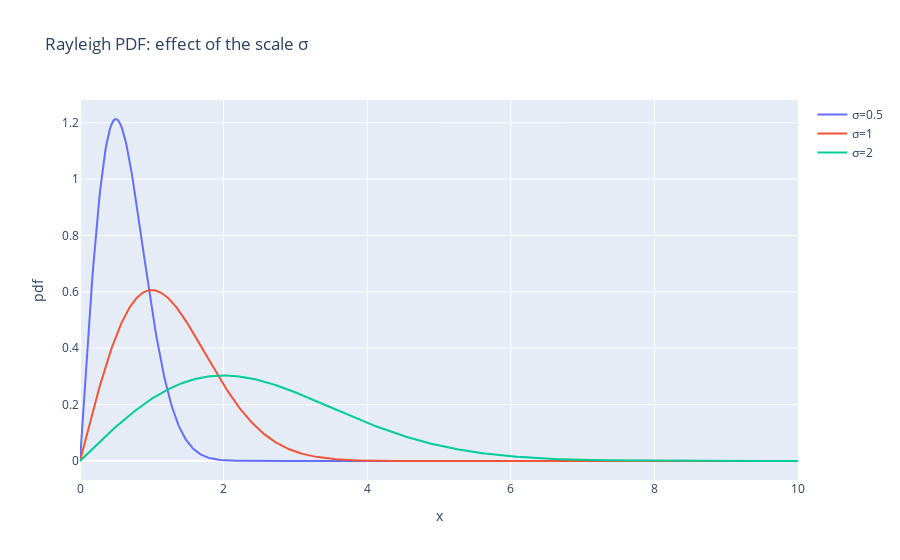
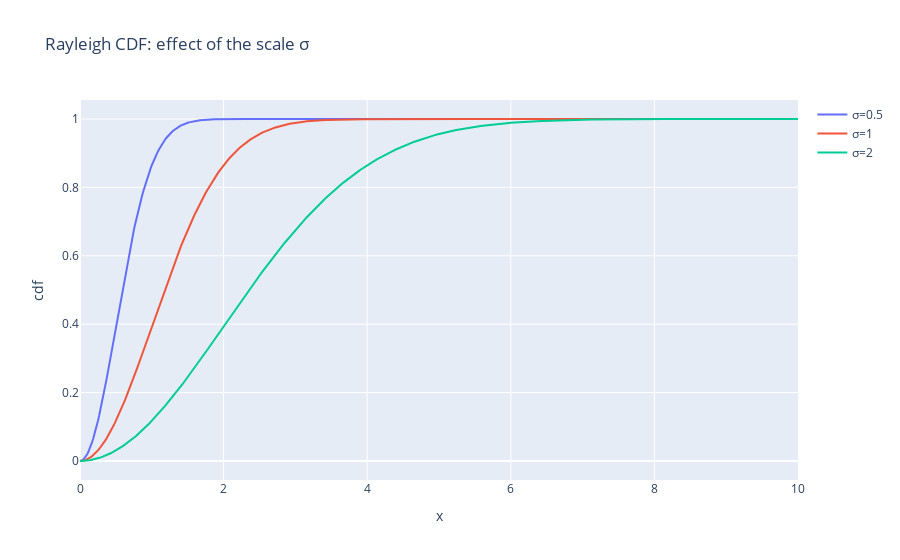

Notebook code for these charts, in order:
### Code cell
sigmas = [0.5, 1.0, 2.0]

x = np.linspace(0, 10, 600)

# PDF
fig = go.Figure()
for s in sigmas:
    fig.add_trace(go.Scatter(x=x, y=rayleigh_pdf(x, s), mode="lines", name=f"σ={s:g}"))

fig.update_layout(
    title="Rayleigh PDF: effect of the scale σ",
    xaxis_title="x",
    yaxis_title="pdf",
)
fig.show()

# CDF
fig = go.Figure()
for s in sigmas:
    fig.add_trace(go.Scatter(x=x, y=rayleigh_cdf(x, s), mode="lines", name=f"σ={s:g}"))

fig.update_layout(
    title="Rayleigh CDF: effect of the scale σ",
    xaxis_title="x",
    yaxis_title="cdf",
)
fig.show()

### Figure 1 — Plotly figure (JSON) as saved in the notebook; plotly's stock layout.template omitted (floating-point values rounded to 4 significant figures; data arrays with more than 128 entries replaced by an {"elided": "..."} marker saying what was removed)
{"data": [{"mode": "lines", "name": "σ=0.5", "type": "scatter", "x": {"elided": "600 float values"}, "y": {"elided": "600 float values"}}, {"mode": "lines", "name": "σ=1", "type": "scatter", "x": {"elided": "600 float values"}, "y": {"elided": "600 float values"}}, {"mode": "lines", "name": "σ=2", "type": "scatter", "x": {"elided": "600 float values"}, "y": {"elided": "600 float values"}}], "layout": {"title": {"text": "Rayleigh PDF: effect of the scale σ"}, "xaxis": {"title": {"text": "x"}}, "yaxis": {"title": {"text": "pdf"}}}}

### Figure 2 — Plotly figure (JSON) as saved in the notebook; plotly's stock layout.template omitted (floating-point values rounded to 4 significant figures; data arrays with more than 128 entries replaced by an {"elided": "..."} marker saying what was removed)
{"data": [{"mode": "lines", "name": "σ=0.5", "type": "scatter", "x": {"elided": "600 float values"}, "y": {"elided": "600 float values"}}, {"mode": "lines", "name": "σ=1", "type": "scatter", "x": {"elided": "600 float values"}, "y": {"elided": "600 float values"}}, {"mode": "lines", "name": "σ=2", "type": "scatter", "x": {"elided": "600 float values"}, "y": {"elided": "600 float values"}}], "layout": {"title": {"text": "Rayleigh CDF: effect of the scale σ"}, "xaxis": {"title": {"text": "x"}}, "yaxis": {"title": {"text": "cdf"}}}}
